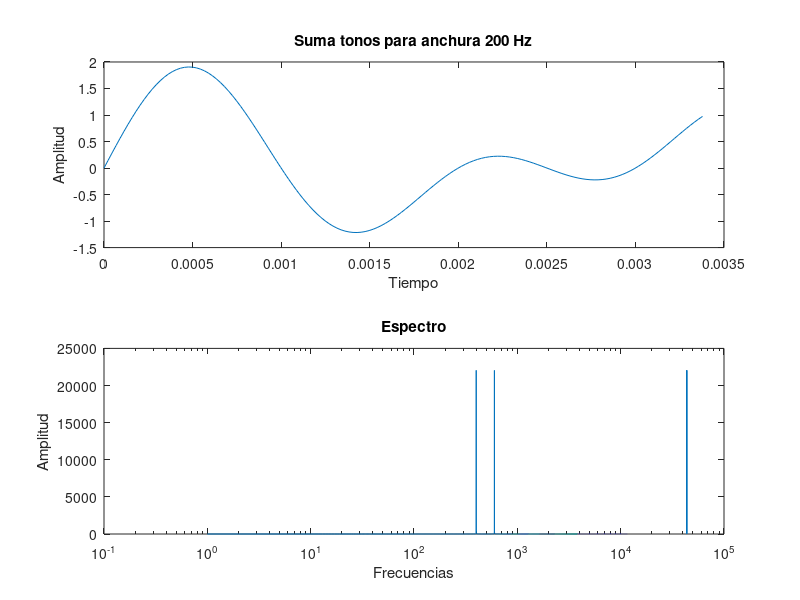
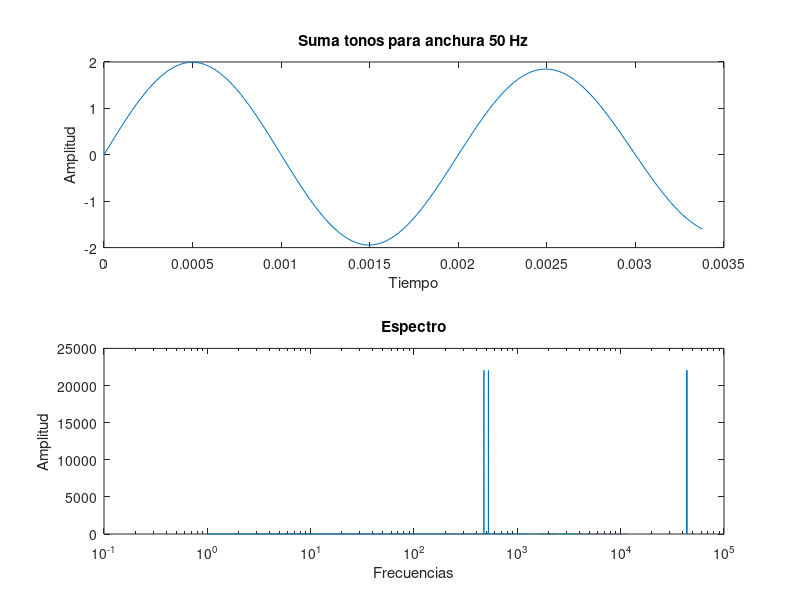
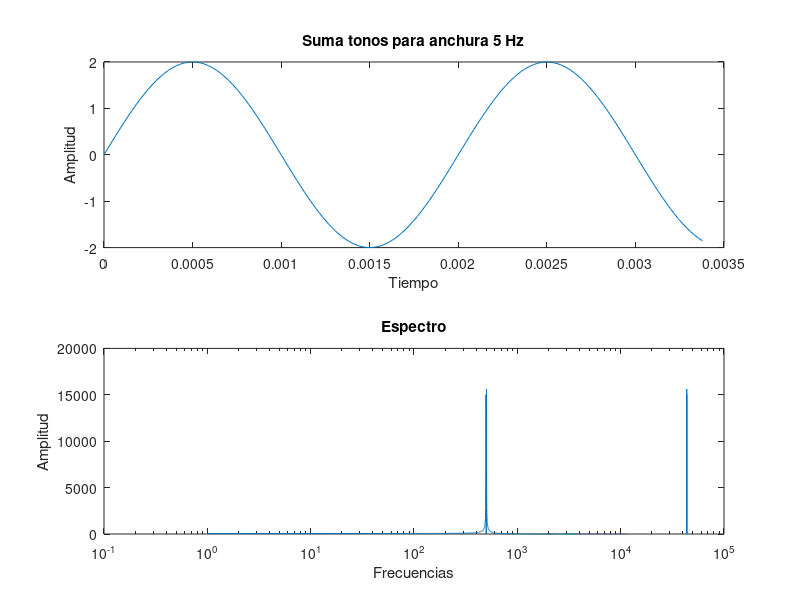

These figures' MATLAB source, in order:
%%%%%%%%% SUMA DE TONOS %%%%%%%%%%%%

%% Declaramos la frecuencia de muestreo y el vector de tiempos para todos
%% los tonos

fs=44100;
tiempos=0:1/fs:1;

%%% Declaramos la frecuencia central y las frecuencias
fc=500;

f1=fc-100;
f2=fc+100;
f3=fc-25;
f4=fc+25;
f5=fc-2.5;
f6=fc+2.5;

%%% Generamos los tonos para cada una de las frecuencias

tono1=sin(2*pi*f1*tiempos);
tono2=sin(2*pi*f2*tiempos);
tono3=sin(2*pi*f3*tiempos);
tono4=sin(2*pi*f4*tiempos);
tono5=sin(2*pi*f5*tiempos);
tono6=sin(2*pi*f6*tiempos);

%%% Sumamos los tonos

%200 Hz
tono12=tono1+tono2;

%50 Hz
tono34=tono3+tono4;

%5 Hz
tono56=tono5+tono6;

%%% Calculamos los espectros de cada una de las sumas de tonos

fourier12=fft(tono12);
f12=44100*(0:1:length(fourier12)-1)/length(fourier12);

fourier34=fft(tono34);
f34=44100*(0:1:length(fourier34)-1)/length(fourier34);

fourier56=fft(tono56);
f56=44100*(0:1:length(fourier56)-1)/length(fourier56);


%%% Hacemos la representacion grafica de cada una de las sumas de tonos con
%%% sus respectivos espectros

%200 Hz
figure;
subplot(2,1,1);
plot(tiempos(1:150),tono12(1:150));
xlabel('Tiempo');
ylabel('Amplitud');
title('Suma tonos para anchura 200 Hz');
subplot(2,1,2);
semilogx(f12,abs(fourier12));
title('Espectro');
xlabel('Frecuencias');
ylabel('Amplitud');

%50 Hz
figure;
subplot(2,1,1);
plot(tiempos(1:150),tono34(1:150));
xlabel('Tiempo');
ylabel('Amplitud');
title('Suma tonos para anchura 50 Hz');
subplot(2,1,2);
semilogx(f34,abs(fourier34));
title('Espectro');
xlabel('Frecuencias');
ylabel('Amplitud');

%5 Hz
figure;
subplot(2,1,1);
plot(tiempos(1:150),tono56(1:150));
xlabel('Tiempo');
ylabel('Amplitud');
title('Suma tonos para anchura 5 Hz');
subplot(2,1,2);
semilogx(f56,abs(fourier56));
title('Espectro');
xlabel('Frecuencias');
ylabel('Amplitud');


%%% Escuchamos los tonos
soundsc(tono12,44100);
soundsc(tono34,44100);
soundsc(tono56,44100);